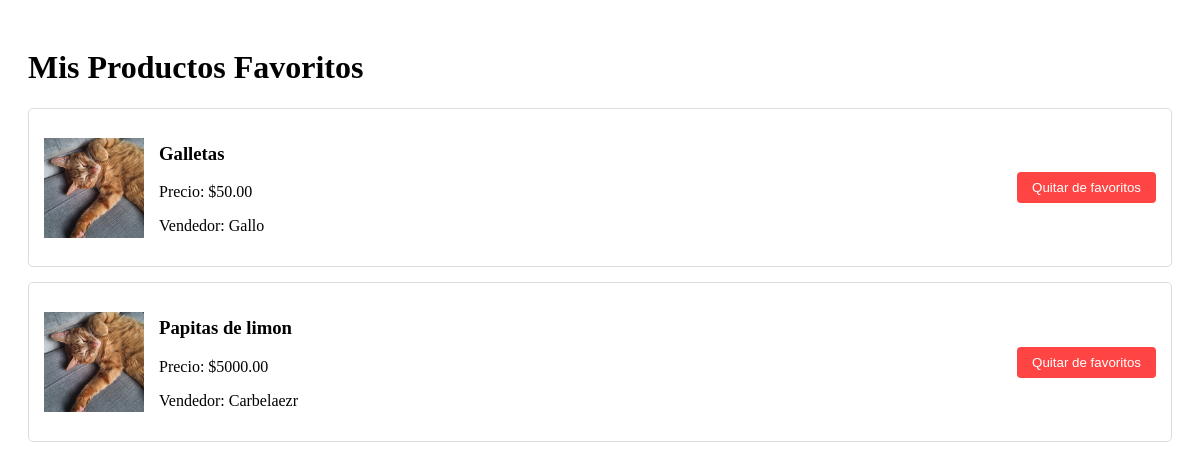
The page /favorites/ (signed in) on the database as committed earlier.
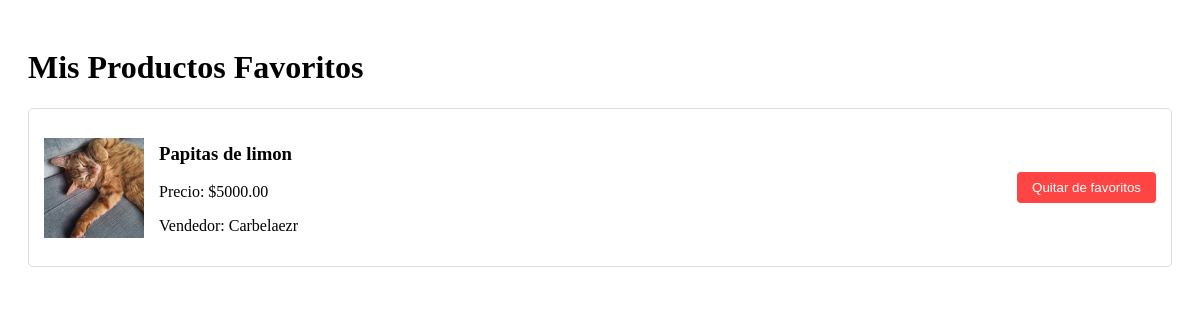
The same page on the database as committed later.
### products/models.py (models this page shows, shortened)
class Favorite(models.Model):
    user = models.ForeignKey(
        User,
        on_delete=models.CASCADE,
        related_name='favorites'
    )
    product = models.ForeignKey(
        Product,
        on_delete=models.CASCADE,
        related_name='favorited_by'
    )
    created_at = models.DateTimeField(
        auto_now_add=True,
        verbose_name='Fecha de agregado'
    )
    class Meta:
        unique_together = ['user', 'product']
        ordering = ['-created_at']
        verbose_name = 'Favorito'
        verbose_name_plural = 'Favoritos'

class Product(models.Model):
    PAYMENT_CHOICES = [
        ('Efectivo', 'Efectivo'),
        ('Transferencia', 'Transferencia'),
    ]
    CATEGORY_CHOICES = [
        ('Comida', 'Comida'),
        ('Ropa', 'Ropa'),
        ('Tecnología', 'Tecnología'),
        ('Libros', 'Libros'),
        ('Otros', 'Otros'),
    ]
    CONDITION_CHOICES = [
        ('Nuevo', 'Nuevo'),
        ('Usado', 'Usado'),
        ('Buen estado', 'Buen estado'),
    ]
    ACCOUNT_TYPE_CHOICES = [
        ('Nequi', 'Nequi'),
        ('Bancolombia', 'Bancolombia'),
    ]
    name = models.CharField(
        max_length=255,
        verbose_name='Nombre',
        help_text='Nombre del producto'
    )
    category = models.CharField(
        max_length=50,
        choices=CATEGORY_CHOICES,
        verbose_name='Categoría'
    )
    description = models.TextField(
        verbose_name='Descripción',
        help_text='Describe tu producto detalladamente'
    )
    quantity = models.PositiveIntegerField(
        validators=[MinValueValidator(1)],
        verbose_name='Cantidad',
        help_text='Debe ser mayor a 0'
    )
    price = models.DecimalField(
        max_digits=10,
        decimal_places=2,
        validators=[MinValueValidator(0.01)],
        verbose_name='Precio',
        help_text='Precio en pesos colombianos'
    )
    published_at = models.DateTimeField(
        default=timezone.now,
        verbose_name='Fecha de publicación'
    )
    condition = models.CharField(
        max_length=50,
        choices=CONDITION_CHOICES,
        verbose_name='Estado'
    )
    location = models.CharField(
        max_length=255,
        blank=True,
        null=True,
        verbose_name='Ubicación',
        help_text='Lugar de entrega en el campus'
    )
    image = models.ImageField(
        upload_to='products/',
        verbose_name='Imagen',
        help_text='Imagen del producto'
    )
    seller = models.ForeignKey(
        User,
        on_delete=models.CASCADE,
        verbose_name='Vendedor',
        related_name='products'
    )
    payment_method = models.CharField(
        max_length=20,
        choices=PAYMENT_CHOICES,
        verbose_name='Método de pago'
    )
    account_number = models.CharField(
        max_length=50,
        blank=True,
        null=True,
        verbose_name='Número de cuenta',
        validators=[
            RegexValidator(
                regex=r'^\d{10,20}$',
                message='Ingrese un número de cuenta válido'
            )
        ]
    )
    account_type = models.CharField(
        max_length=50,
        choices=ACCOUNT_TYPE_CHOICES,
        blank=True,
        null=True,
        verbose_name='Tipo de cuenta'
    )
    qr_code = models.ImageField(
        upload_to='qr_codes/',
        blank=True,
        null=True,
        verbose_name='Código QR'
    )
    available = models.BooleanField(
        default=True,
        verbose_name='Disponible'
    )
    tags = models.CharField(
        max_length=255,
        blank=True,
        verbose_name='Etiquetas',
        help_text='Separa las etiquetas con comas'
    )
    class Meta:
        verbose_name = 'Producto'
        verbose_name_plural = 'Productos'
        ordering = ['-published_at']
        indexes = [
            models.Index(fields=['name']),
            models.Index(fields=['category']),
            models.Index(fields=['available']),
        ]

### products/views.py (the view)
# urls.py: path('favorites/', products_views.favorites_list, name='favorites_list'),
@login_required
def favorites_list(request):
    favorites = Favorite.objects.filter(user=request.user)
    return render(request, 'products/favorites.html', {
        'favorites': favorites
    })

### products/templates/products/favorites.html (shortened to what this page needs)
<!DOCTYPE html>
<html>
<head>
</head>
<body>
    <div class="favorites-container">
        <h1>Mis Productos Favoritos</h1>
        {% if favorites %}
            {% for favorite in favorites %}
                <div class="favorite-item" id="favorite-{{ favorite.product.id }}">
                    {% if favorite.product.image %}
                        <img src="{{ favorite.product.image.url }}" alt="{{ favorite.product.name }}" class="favorite-image">
                    {% endif %}
                    <div class="favorite-info">
                        <h3>{{ favorite.product.name }}</h3>
                        <p>Precio: ${{ favorite.product.price }}</p>
                        <p>Vendedor: {{ favorite.product.seller.username }}</p>
                    </div>
                    <button class="remove-favorite" onclick="toggleFavorite({{ favorite.product.id }})">
                        Quitar de favoritos
                    </button>
                </div>
            {% endfor %}
        {% else %}
            <p>No tienes productos favoritos aún.</p>
        {% endif %}
    </div>
</body>
</html>

Rows that differ between the two databases and show on the page:
removed Favorite: product.image (picture), product.name "Galletas", product.price "50.00", product.seller.username "Gallo"
